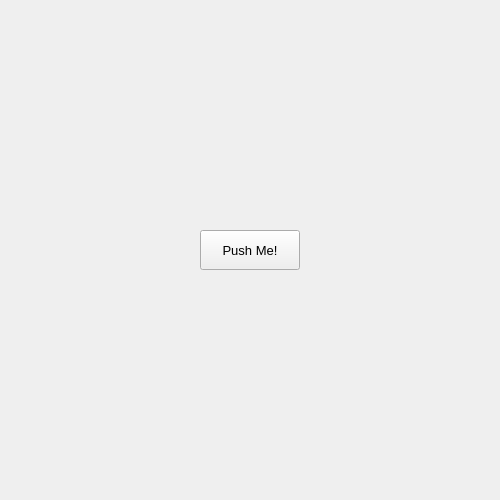
<?xml version="1.0" encoding="UTF-8"?>
<ui version="4.0">
 <class>Form</class>
 <widget class="QWidget" name="Form">
  <property name="geometry">
   <rect>
    <x>0</x>
    <y>0</y>
    <width>500</width>
    <height>500</height>
   </rect>
  </property>
  <property name="windowTitle">
   <string>Form</string>
  </property>
  <widget class="QPushButton" name="btn">
   <property name="geometry">
    <rect>
     <x>200</x>
     <y>230</y>
     <width>100</width>
     <height>40</height>
    </rect>
   </property>
   <property name="font">
    <font>
     <pointsize>10</pointsize>
    </font>
   </property>
   <property name="text">
    <string>Push Me!</string>
   </property>
  </widget>
 </widget>
 <resources/>
 <connections/>
</ui>
